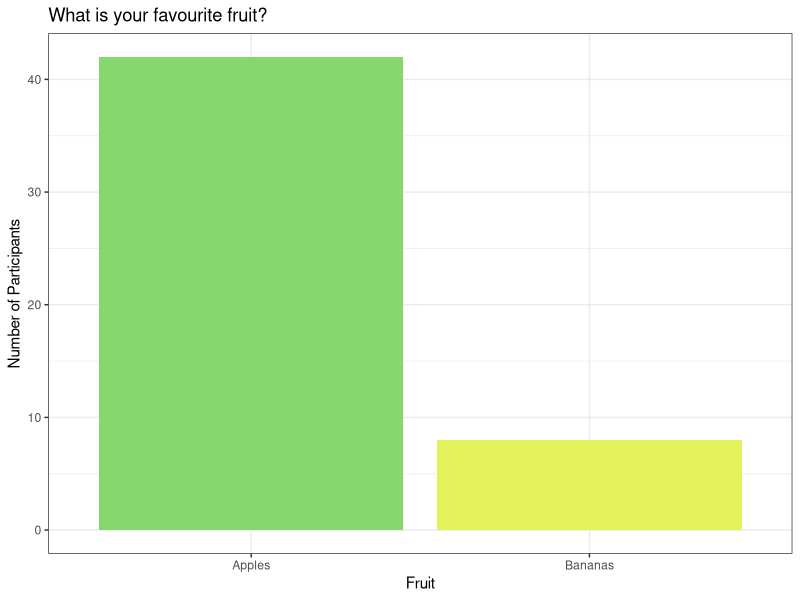

Recreate this plot in R.
## ---- chunk 1
knitr::opts_chunk$set(echo = TRUE)
## ---- chunk 2
#install.packages("ggplot2")
library(ggplot2)

# Survey results question 1
q1 <- sample(c("Apples","Bananas"), 50, replace = TRUE, prob=c(0.8, 0.2))
# Survey results question 2

df <- data.frame(q1) 

  
## ---- chunk 3

# Colors
fruitcolors=c("#86D76E", "#E3F25A", "#913838","#E8A22B")

p1 <- ggplot(df, aes(x = q1, fill = q1)) +
  geom_bar()+
  theme_bw()+
  scale_fill_manual(values= fruitcolors)+
  theme(legend.position = "none")+ 
  xlab("Fruit")+
  ylab("Number of Participants")+
  labs(title = "What is your favourite fruit?")

p1

